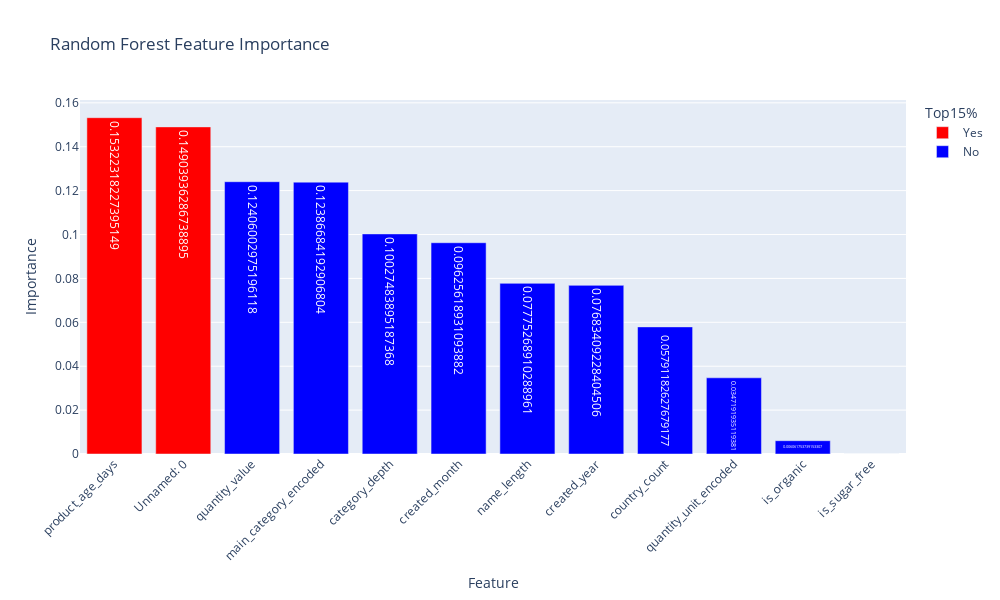

The cell this chart's notebook holds for it:
### Code cell
# Plotly Express yordamida Random Forest feature importance'ni grafik ko'rinishida chiqaramiz
fig = px.bar(
    feat_df,                
    x='Feature',            
    y='Importance',         
    color='Top15%',         
    color_discrete_map={'Yes': 'red', 'No': 'blue'},  
    text='Importance',      
    title='Random Forest Feature Importance'  
)


fig.update_layout(
    xaxis_tickangle=-45,  
    width=1000,           
    height=600            
)

fig.show()

### Figure 1 — Plotly figure (JSON) as saved in the notebook; plotly's stock layout.template omitted (floating-point values rounded to 4 significant figures)
{"data": [{"hovertemplate": "Top15%=Yes<br>Feature=%{x}<br>Importance=%{text}<extra></extra>", "legendgroup": "Yes", "marker": {"color": "red", "pattern": {"shape": ""}}, "name": "Yes", "orientation": "v", "showlegend": true, "text": [0.1532, 0.149], "textposition": "auto", "type": "bar", "x": ["product_age_days", "Unnamed: 0"], "xaxis": "x", "y": [0.1532, 0.149], "yaxis": "y"}, {"hovertemplate": "Top15%=No<br>Feature=%{x}<br>Importance=%{text}<extra></extra>", "legendgroup": "No", "marker": {"color": "blue", "pattern": {"shape": ""}}, "name": "No", "orientation": "v", "showlegend": true, "text": [0.1241, 0.1239, 0.1003, 0.09626, 0.07775, 0.07683, 0.05791, 0.03472, 0.006062, 0.0], "textposition": "auto", "type": "bar", "x": ["quantity_value", "main_category_encoded", "category_depth", "created_month", "name_length", "created_year", "country_count", "quantity_unit_encoded", "is_organic", "is_sugar_free"], "xaxis": "x", "y": [0.1241, 0.1239, 0.1003, 0.09626, 0.07775, 0.07683, 0.05791, 0.03472, 0.006062, 0.0], "yaxis": "y"}], "layout": {"barmode": "relative", "height": 600, "legend": {"title": {"text": "Top15%"}, "tracegroupgap": 0}, "title": {"text": "Random Forest Feature Importance"}, "width": 1000, "xaxis": {"anchor": "y", "domain": [0, 1], "tickangle": -45, "title": {"text": "Feature"}}, "yaxis": {"anchor": "x", "domain": [0, 1], "title": {"text": "Importance"}}}}
